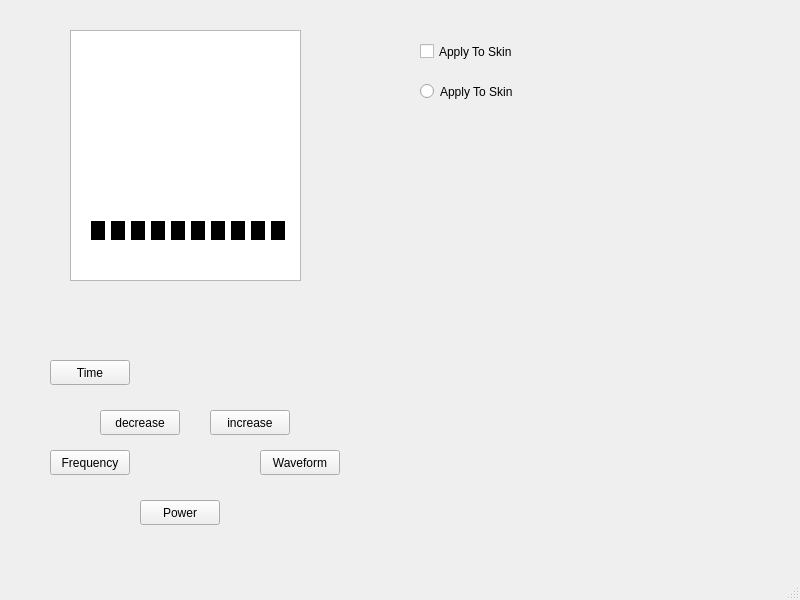
<?xml version="1.0" encoding="UTF-8"?>
<ui version="4.0">
 <class>MainWindow</class>
 <widget class="QMainWindow" name="MainWindow">
  <property name="geometry">
   <rect>
    <x>0</x>
    <y>0</y>
    <width>800</width>
    <height>600</height>
   </rect>
  </property>
  <property name="windowTitle">
   <string>MainWindow</string>
  </property>
  <widget class="QWidget" name="centralwidget">
   <widget class="QWidget" name="widget" native="true">
    <property name="geometry">
     <rect>
      <x>20</x>
      <y>-10</y>
      <width>371</width>
      <height>551</height>
     </rect>
    </property>
    <widget class="QPushButton" name="powerButton">
     <property name="geometry">
      <rect>
       <x>120</x>
       <y>510</y>
       <width>80</width>
       <height>25</height>
      </rect>
     </property>
     <property name="text">
      <string>Power</string>
     </property>
    </widget>
    <widget class="QGraphicsView" name="powerOffScreen">
     <property name="geometry">
      <rect>
       <x>50</x>
       <y>40</y>
       <width>231</width>
       <height>251</height>
      </rect>
     </property>
     <property name="styleSheet">
      <string notr="true">background-color: rgb(0, 0, 0);</string>
     </property>
    </widget>
    <widget class="QGraphicsView" name="displayScreen">
     <property name="geometry">
      <rect>
       <x>50</x>
       <y>40</y>
       <width>231</width>
       <height>251</height>
      </rect>
     </property>
    </widget>
    <widget class="QLabel" name="frequencyLabel">
     <property name="geometry">
      <rect>
       <x>60</x>
       <y>270</y>
       <width>54</width>
       <height>17</height>
      </rect>
     </property>
     <property name="text">
      <string/>
     </property>
    </widget>
    <widget class="QPushButton" name="frequencyButton">
     <property name="geometry">
      <rect>
       <x>30</x>
       <y>460</y>
       <width>80</width>
       <height>25</height>
      </rect>
     </property>
     <property name="text">
      <string>Frequency</string>
     </property>
    </widget>
    <widget class="QPushButton" name="waveformButton">
     <property name="geometry">
      <rect>
       <x>240</x>
       <y>460</y>
       <width>80</width>
       <height>25</height>
      </rect>
     </property>
     <property name="text">
      <string>Waveform</string>
     </property>
    </widget>
    <widget class="QLabel" name="waveformLabel">
     <property name="geometry">
      <rect>
       <x>230</x>
       <y>270</y>
       <width>54</width>
       <height>17</height>
      </rect>
     </property>
     <property name="text">
      <string/>
     </property>
    </widget>
    <widget class="QLabel" name="timeLabel_20min">
     <property name="geometry">
      <rect>
       <x>80</x>
       <y>120</y>
       <width>54</width>
       <height>17</height>
      </rect>
     </property>
     <property name="text">
      <string/>
     </property>
    </widget>
    <widget class="QLabel" name="timeLabel_40min">
     <property name="geometry">
      <rect>
       <x>140</x>
       <y>120</y>
       <width>54</width>
       <height>17</height>
      </rect>
     </property>
     <property name="text">
      <string/>
     </property>
    </widget>
    <widget class="QLabel" name="timeLabel_60min">
     <property name="geometry">
      <rect>
       <x>200</x>
       <y>120</y>
       <width>54</width>
       <height>17</height>
      </rect>
     </property>
     <property name="text">
      <string/>
     </property>
    </widget>
    <widget class="QPushButton" name="timeButton">
     <property name="geometry">
      <rect>
       <x>30</x>
       <y>370</y>
       <width>80</width>
       <height>25</height>
      </rect>
     </property>
     <property name="text">
      <string>Time</string>
     </property>
    </widget>
    <widget class="QPushButton" name="increaseCurrentButton">
     <property name="geometry">
      <rect>
       <x>190</x>
       <y>420</y>
       <width>80</width>
       <height>25</height>
      </rect>
     </property>
     <property name="text">
      <string>increase</string>
     </property>
    </widget>
    <widget class="QPushButton" name="decreaseCurrentButton">
     <property name="geometry">
      <rect>
       <x>80</x>
       <y>420</y>
       <width>80</width>
       <height>25</height>
      </rect>
     </property>
     <property name="text">
      <string>decrease</string>
     </property>
    </widget>
    <widget class="QLabel" name="current_8">
     <property name="enabled">
      <bool>true</bool>
     </property>
     <property name="geometry">
      <rect>
       <x>211</x>
       <y>231</y>
       <width>14</width>
       <height>19</height>
      </rect>
     </property>
     <property name="minimumSize">
      <size>
       <width>14</width>
       <height>19</height>
      </size>
     </property>
     <property name="maximumSize">
      <size>
       <width>14</width>
       <height>19</height>
      </size>
     </property>
     <property name="styleSheet">
      <string notr="true">background-color: rgb(0, 0, 0);</string>
     </property>
     <property name="text">
      <string/>
     </property>
    </widget>
    <widget class="QLabel" name="current_5">
     <property name="enabled">
      <bool>true</bool>
     </property>
     <property name="geometry">
      <rect>
       <x>151</x>
       <y>231</y>
       <width>14</width>
       <height>19</height>
      </rect>
     </property>
     <property name="minimumSize">
      <size>
       <width>14</width>
       <height>19</height>
      </size>
     </property>
     <property name="maximumSize">
      <size>
       <width>14</width>
       <height>19</height>
      </size>
     </property>
     <property name="styleSheet">
      <string notr="true">background-color: rgb(0, 0, 0);</string>
     </property>
     <property name="text">
      <string/>
     </property>
    </widget>
    <widget class="QLabel" name="current_3">
     <property name="enabled">
      <bool>true</bool>
     </property>
     <property name="geometry">
      <rect>
       <x>111</x>
       <y>231</y>
       <width>14</width>
       <height>19</height>
      </rect>
     </property>
     <property name="minimumSize">
      <size>
       <width>14</width>
       <height>19</height>
      </size>
     </property>
     <property name="maximumSize">
      <size>
       <width>14</width>
       <height>19</height>
      </size>
     </property>
     <property name="styleSheet">
      <string notr="true">background-color: rgb(0, 0, 0);</string>
     </property>
     <property name="text">
      <string/>
     </property>
    </widget>
    <widget class="QLabel" name="current_1">
     <property name="enabled">
      <bool>true</bool>
     </property>
     <property name="geometry">
      <rect>
       <x>71</x>
       <y>231</y>
       <width>14</width>
       <height>19</height>
      </rect>
     </property>
     <property name="minimumSize">
      <size>
       <width>14</width>
       <height>19</height>
      </size>
     </property>
     <property name="maximumSize">
      <size>
       <width>14</width>
       <height>19</height>
      </size>
     </property>
     <property name="styleSheet">
      <string notr="true">background-color: rgb(0, 0, 0);</string>
     </property>
     <property name="text">
      <string/>
     </property>
    </widget>
    <widget class="QLabel" name="current_10">
     <property name="enabled">
      <bool>true</bool>
     </property>
     <property name="geometry">
      <rect>
       <x>251</x>
       <y>231</y>
       <width>14</width>
       <height>19</height>
      </rect>
     </property>
     <property name="minimumSize">
      <size>
       <width>14</width>
       <height>19</height>
      </size>
     </property>
     <property name="maximumSize">
      <size>
       <width>14</width>
       <height>19</height>
      </size>
     </property>
     <property name="styleSheet">
      <string notr="true">background-color: rgb(0, 0, 0);</string>
     </property>
     <property name="text">
      <string/>
     </property>
    </widget>
    <widget class="QLabel" name="current_6">
     <property name="enabled">
      <bool>true</bool>
     </property>
     <property name="geometry">
      <rect>
       <x>171</x>
       <y>231</y>
       <width>14</width>
       <height>19</height>
      </rect>
     </property>
     <property name="minimumSize">
      <size>
       <width>14</width>
       <height>19</height>
      </size>
     </property>
     <property name="maximumSize">
      <size>
       <width>14</width>
       <height>19</height>
      </size>
     </property>
     <property name="styleSheet">
      <string notr="true">background-color: rgb(0, 0, 0);</string>
     </property>
     <property name="text">
      <string/>
     </property>
    </widget>
    <widget class="QLabel" name="current_9">
     <property name="enabled">
      <bool>true</bool>
     </property>
     <property name="geometry">
      <rect>
       <x>231</x>
       <y>231</y>
       <width>14</width>
       <height>19</height>
      </rect>
     </property>
     <property name="minimumSize">
      <size>
       <width>14</width>
       <height>19</height>
      </size>
     </property>
     <property name="maximumSize">
      <size>
       <width>14</width>
       <height>19</height>
      </size>
     </property>
     <property name="styleSheet">
      <string notr="true">background-color: rgb(0, 0, 0);</string>
     </property>
     <property name="text">
      <string/>
     </property>
    </widget>
    <widget class="QLabel" name="current_4">
     <property name="enabled">
      <bool>true</bool>
     </property>
     <property name="geometry">
      <rect>
       <x>131</x>
       <y>231</y>
       <width>14</width>
       <height>19</height>
      </rect>
     </property>
     <property name="minimumSize">
      <size>
       <width>14</width>
       <height>19</height>
      </size>
     </property>
     <property name="maximumSize">
      <size>
       <width>14</width>
       <height>19</height>
      </size>
     </property>
     <property name="styleSheet">
      <string notr="true">background-color: rgb(0, 0, 0);</string>
     </property>
     <property name="text">
      <string/>
     </property>
    </widget>
    <widget class="QLabel" name="current_2">
     <property name="enabled">
      <bool>true</bool>
     </property>
     <property name="geometry">
      <rect>
       <x>91</x>
       <y>231</y>
       <width>14</width>
       <height>19</height>
      </rect>
     </property>
     <property name="minimumSize">
      <size>
       <width>14</width>
       <height>19</height>
      </size>
     </property>
     <property name="maximumSize">
      <size>
       <width>14</width>
       <height>19</height>
      </size>
     </property>
     <property name="styleSheet">
      <string notr="true">background-color: rgb(0, 0, 0);</string>
     </property>
     <property name="text">
      <string/>
     </property>
    </widget>
    <widget class="QLabel" name="current_7">
     <property name="enabled">
      <bool>true</bool>
     </property>
     <property name="geometry">
      <rect>
       <x>191</x>
       <y>231</y>
       <width>14</width>
       <height>19</height>
      </rect>
     </property>
     <property name="minimumSize">
      <size>
       <width>14</width>
       <height>19</height>
      </size>
     </property>
     <property name="maximumSize">
      <size>
       <width>14</width>
       <height>19</height>
      </size>
     </property>
     <property name="styleSheet">
      <string notr="true">background-color: rgb(0, 0, 0);</string>
     </property>
     <property name="text">
      <string/>
     </property>
    </widget>
   </widget>
   <widget class="QCheckBox" name="checkBox">
    <property name="geometry">
     <rect>
      <x>420</x>
      <y>40</y>
      <width>101</width>
      <height>23</height>
     </rect>
    </property>
    <property name="text">
     <string>Apply To Skin</string>
    </property>
   </widget>
   <widget class="QRadioButton" name="radioButton">
    <property name="geometry">
     <rect>
      <x>420</x>
      <y>80</y>
      <width>96</width>
      <height>23</height>
     </rect>
    </property>
    <property name="text">
     <string>Apply To Skin</string>
    </property>
   </widget>
  </widget>
  <widget class="QMenuBar" name="menubar">
   <property name="geometry">
    <rect>
     <x>0</x>
     <y>0</y>
     <width>800</width>
     <height>22</height>
    </rect>
   </property>
  </widget>
  <widget class="QStatusBar" name="statusbar"/>
 </widget>
 <resources/>
 <connections/>
</ui>
